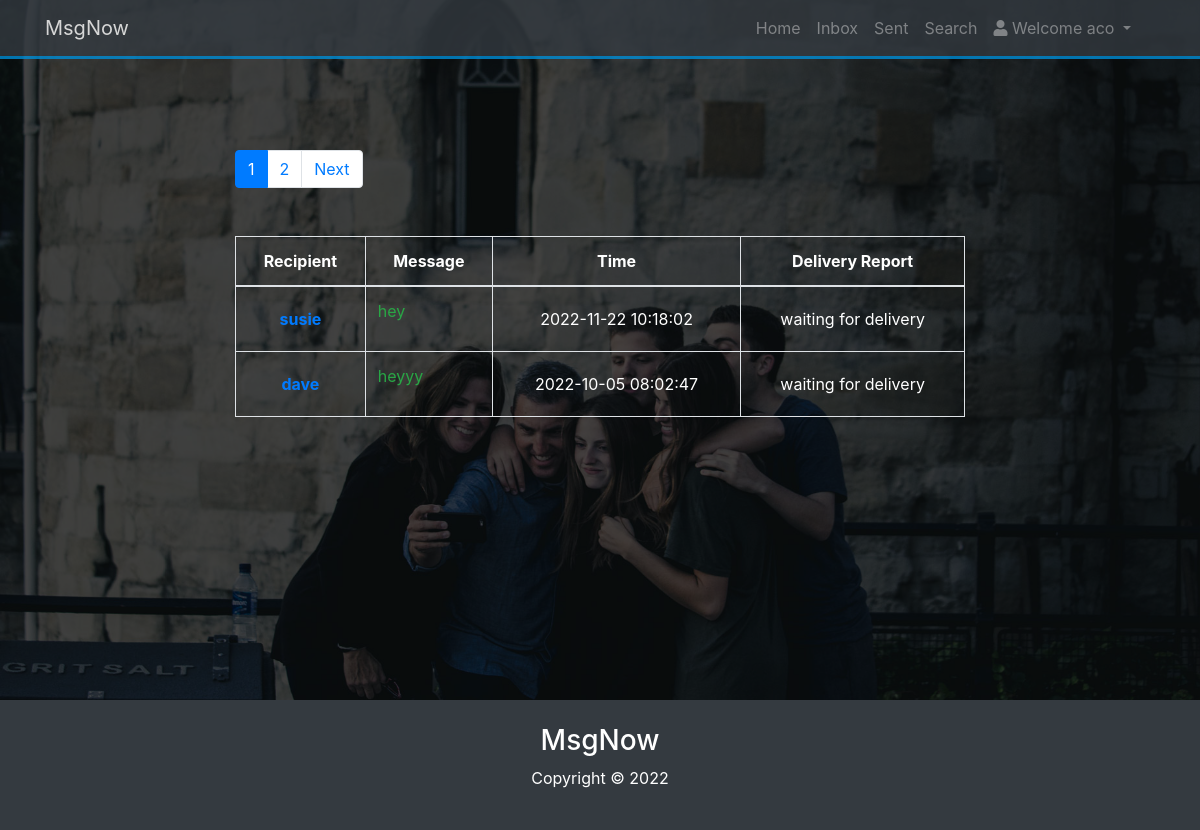
Screenshot of /sent.php (signed in) with the database file from the repository.
### tables this page shows
CREATE TABLE IF NOT EXISTS `msg` (
  `id` int(11) NOT NULL AUTO_INCREMENT,
  `sender` varchar(100) NOT NULL,
  `recipient` varchar(100) NOT NULL,
  `msg_text` varchar(100) NOT NULL,
  `time` timestamp NOT NULL DEFAULT CURRENT_TIMESTAMP,
  `sent_msg` tinyint(4) NOT NULL DEFAULT '0',
  `read_msg` tinyint(4) NOT NULL DEFAULT '0',
  PRIMARY KEY (`id`),
  KEY `sender` (`sender`),
  KEY `recipient` (`recipient`)
);

### includes/database.php (called while the page is built, shortened)
<?php
class Database {
    public function __construct($host = DB_HOST,$user = DB_USER,$password = DB_PASS,$base = DB_NAME)
    {
        try{
        $this->conn = new PDO("mysql:host=$host;dbname=$base",$user,$password);
        } catch (PDOException $ex){
            echo "Connection failed: " . $ex->getMessage();
        }
    }
}
$database = new Database();
?>

### sent.php (the view, shortened to what this page needs)
<?php include ("includes/home_header.php");?>
<?php
$user = new User($database);
?>
<table class='table table-bordered mt-5'>
    <thead>
    <tr>
        <th class="text-center align-middle">Recipient</th>
        <th class="text-center align-middle">Message</th>
        <th class="text-center align-middle">Time</th>
        <th class="text-center align-middle">Delivery Report</th>
    </tr>
    </thead>
        <tbody>
        <tr>
            <?php $row = $user->messages_for_current_user_with_pagination('SELECT id,recipient,msg_text,time,read_msg FROM msg WHERE sender = ? ORDER BY time DESC', $user->username);
            foreach($row as $msg){
            ?>
        <tr>
            <td class="text-center align-middle"><strong><a href='thread_from_sent.php?friend=<?php echo $msg->recipient; ?>'><?php echo $msg->recipient; ?></a></strong></td>
            <td><a href="message_from_sent.php?id=<?php echo $msg->id;?>" class="text-success"><?php echo (strlen($msg->msg_text) > 15) ? substr($msg->msg_text, 0, 15) . '...' : $msg->msg_text; ?></a></td>
            <td class="text-center align-middle"><?php echo $msg->time; ?></td>
            <td class="text-center align-middle"><?php echo $msg->read_msg==1?"delivered":"waiting for delivery";  ?></td>
        </tr>
        <?php
    }
    ?>
    </tr>
    </tbody>
</table>
<?php include("includes/home_footer.php"); ?>

### css/style.css (style rules this page uses)
body { background: #333; color: #fff; }

### rows the page displays
msg: recipient "susie", msg_text "hey", time "2022-11-22 10:18:02", read_msg "waiting for delivery"
msg: recipient "dave", msg_text "heyyy", time "2022-10-05 08:02:47", read_msg "waiting for delivery"

### other values shown
$_SESSION['username'] "aco"
$page "1"
$add1 "2"
